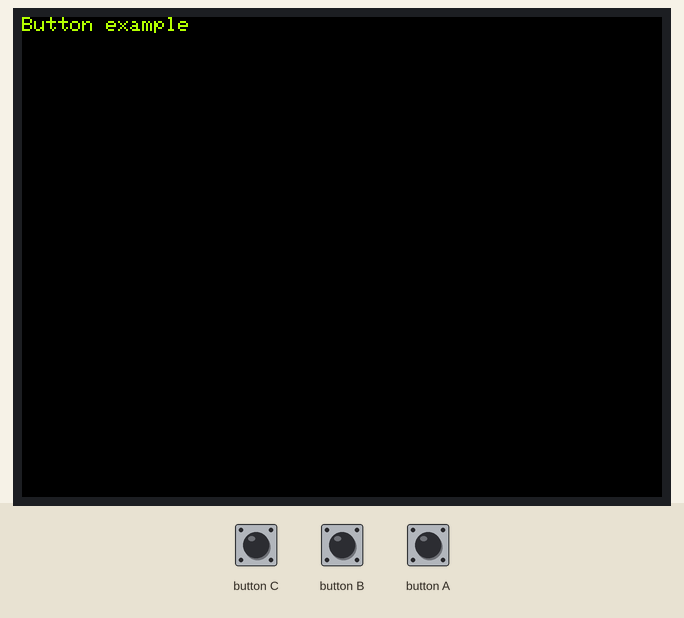
Simulated run of this sketch. Board: ESP32. Shown: 320×240 colour display. Inputs (shaded band) come from the test bench.

Above: at 1.3 s.
1.4 s: button C pressed for 0.15 s
At 2.3 s:
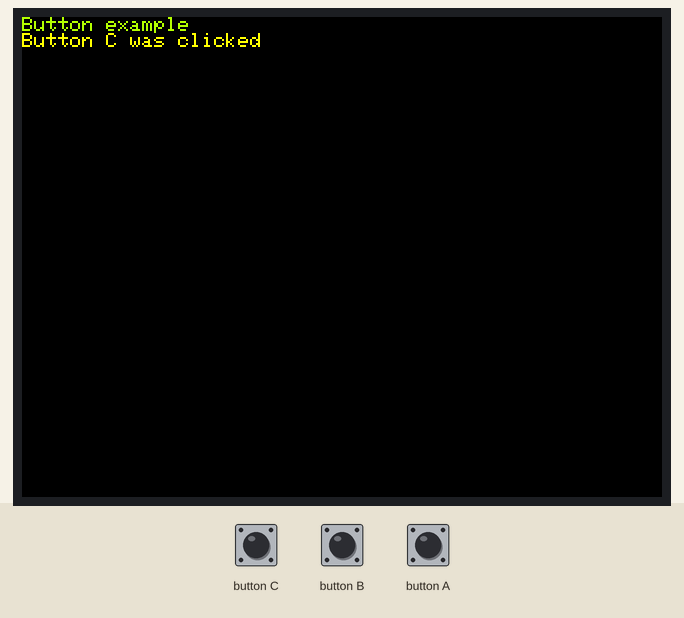
3.0 s: button B pressed for 0.15 s
At 3.6 s:
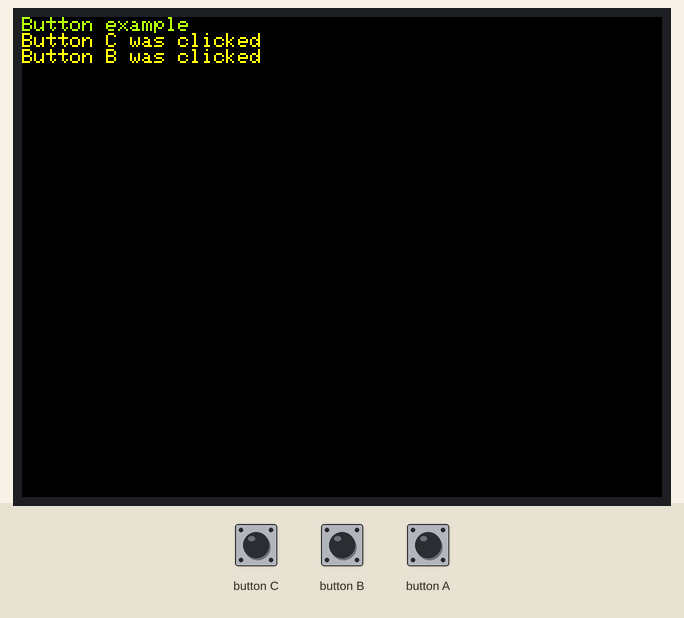
4.6 s: button A pressed for 0.15 s
At 5.9 s:
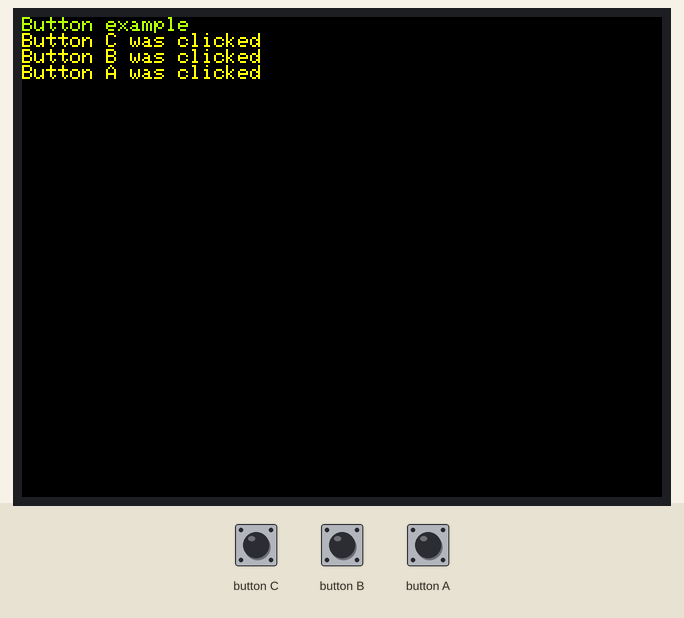
6.2 s: button C pressed for 0.15 s
At 7.3 s:
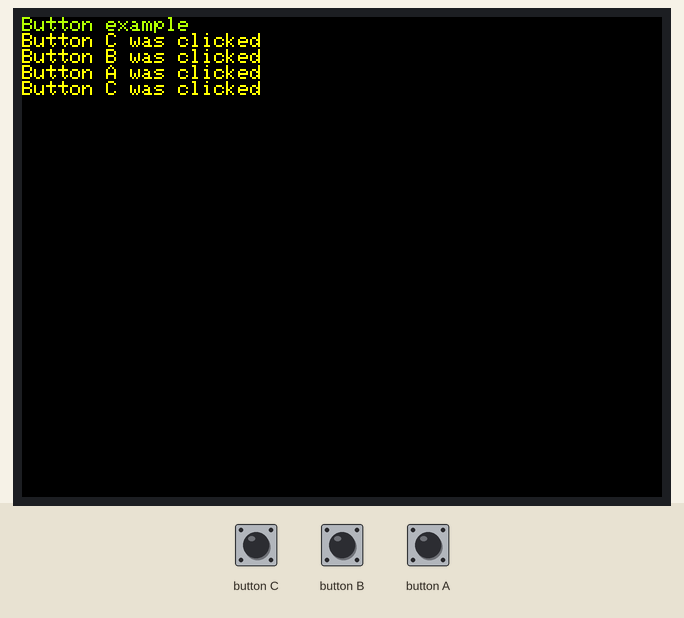
7.8 s: button B pressed for 0.15 s
At 8.6 s:
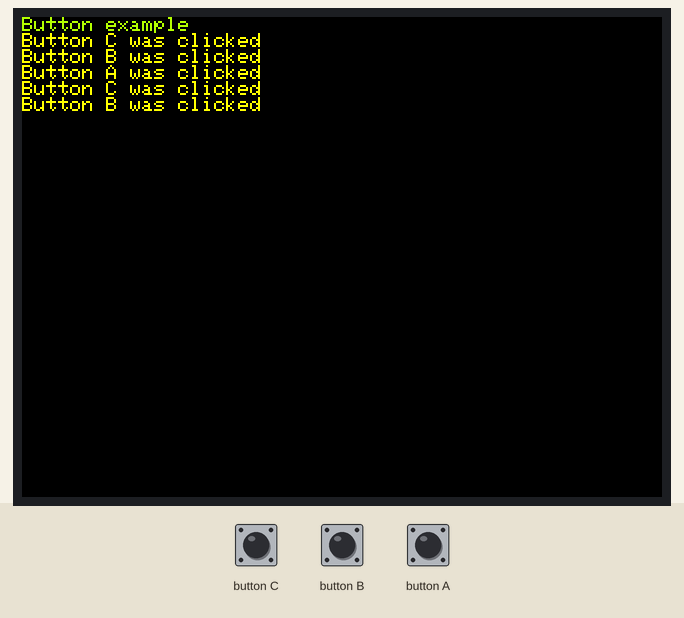
9.4 s: button A pressed for 0.15 s
At 11.0 s:
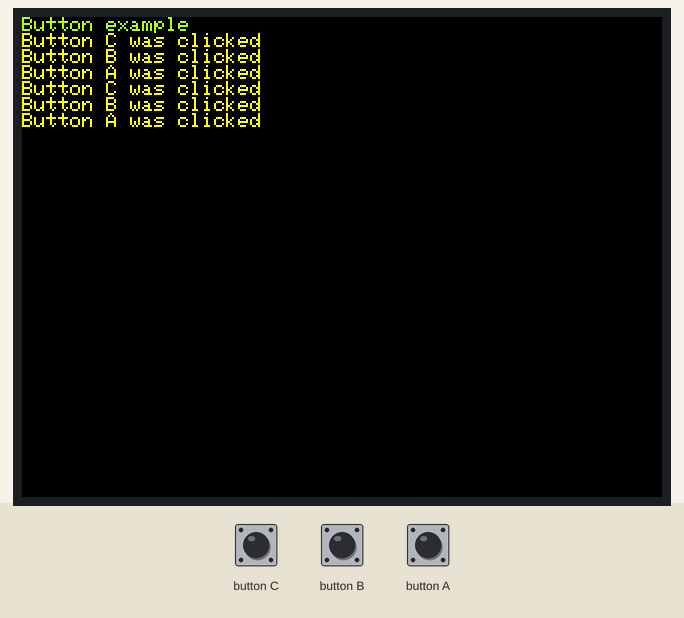
Timing chart, 0 to 12.0 s (numbered marks = the images above; inputs shaded):
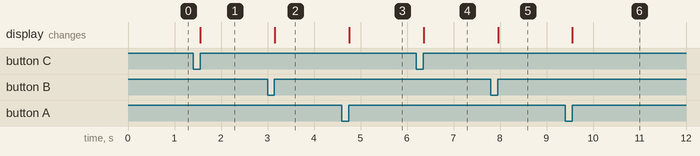

The sketch:

button.ino
```cpp
#include <Arduino.h>
#include <M5Unified.h>

void setup()
{
    /* Init M5 */
    M5.begin();

    M5.Display.setTextScroll(true);
    M5.Display.setTextColor(TFT_GREENYELLOW);
    M5.Display.println("Button example");
    M5.Display.setTextColor(TFT_YELLOW);
}

void loop()
{
    /* Update button states */
    M5.update();

    /* Check if button was clicked */
    if (M5.BtnA.wasClicked()) {
        M5.Display.println("Button A was clicked");
    } else if (M5.BtnB.wasClicked()) {
        M5.Display.println("Button B was clicked");
    } else if (M5.BtnC.wasClicked()) {
        M5.Display.println("Button C was clicked");
    }

    delay(100);
}
```

Measured:
- after the input at 1.4 s, the display: changes after 0.15 s (image 1)
- after the input at 3.0 s, the display: changes after 0.15 s (image 2)
- after the input at 4.6 s, the display: changes after 0.15 s (image 3)
- after the input at 6.2 s, the display: changes after 0.16 s (image 4)
- after the input at 7.8 s, the display: changes after 0.16 s (image 5)
- after the input at 9.4 s, the display: changes after 0.16 s (image 6)
